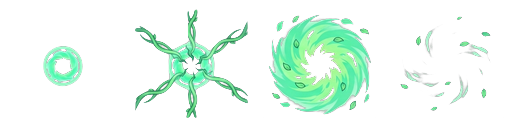
#> input picture flutter_app/assets/images/output/vfx/vfx_skill_c.png, 512 x 128 px, given in place of vfx_skill_c.jpg, which was not available
$ python clean_spritesheet.py -i vfx_skill_c.jpg -o ./output/vfx --frames 4 --name vfx_skill_c
#> lines starting #> are read from the running program, lines starting #| are printed output that depends on the picture; pictures that were not available may be replaced by others from this repository, and a replacement may not be noted
"""
貓咪特工 — Sprite Sheet 清理 & 標準化腳本
==========================================
處理 AI 生成的 JPEG sprite sheet 的兩大問題：
  1. JPEG 沒有透明度 → 偵測棋盤格/白色/灰色背景並轉為透明
  2. 各幀大小不一 → 統一每幀尺寸並等距排列

支援兩種輸出模式：
  - sprite sheet（預設）：輸出一整條水平排列的 PNG（Flutter 直接用）
  - individual：輸出個別幀 PNG

用法：
  # 清理 + 標準化 sprite sheet（4 幀水平排列）
  python clean_spritesheet.py -i vfx_skill_c.jpg -o ./output/vfx --frames 4 --name vfx_skill_c

  # 指定每幀輸出尺寸
  python clean_spritesheet.py -i vfx_skill_c.jpg -o ./output/vfx --frames 4 --size 128 --name vfx_skill_c

  # 輸出個別幀（不合併）
  python clean_spritesheet.py -i vfx_skill_c.jpg -o ./output/vfx --frames 4 --individual --name vfx_skill_c

  # 批量處理資料夾內所有 sprite sheet
  python clean_spritesheet.py -i ./raw_vfx/ -o ./output/vfx --frames 4

  # 預覽偵測結果
  python clean_spritesheet.py -i vfx_skill_c.jpg --frames 4 --preview

  # 處理數字 sprite sheet（2 行排列）
  python clean_spritesheet.py -i damage_numbers.jpg -o ./output/vfx --grid 2x5 --size 48 --name font_damage
"""

import argparse
from pathlib import Path
from PIL import Image, ImageDraw
import numpy as np
from typing import Optional


# ── 背景移除 ───────────────────────────────────────────

# 預設背景色對照表
BG_PRESETS = {
    "green":   (0, 255, 0),      # 綠幕 #00FF00
    "magenta": (255, 0, 255),    # 洋紅 #FF00FF
    "black":   (0, 0, 0),        # 黑底
    "white":   (255, 255, 255),  # 白底
    "blue":    (0, 0, 255),      # 藍幕
    "auto":    None,             # 自動偵測
}


def remove_keyed_bg(img: Image.Image, key_color: tuple[int, int, int],
                    tolerance: int = 50, edge_feather: bool = True) -> Image.Image:
    """
    移除指定色背景（色鍵去背，類似影片綠幕）。
    key_color: (R, G, B) 要移除的背景色
    tolerance: 容差，越大移除範圍越廣
    edge_feather: 是否柔化邊緣
    """
    arr = np.array(img.convert("RGB")).astype(float)
    h, w, _ = arr.shape
    kr, kg, kb = float(key_color[0]), float(key_color[1]), float(key_color[2])

    # 計算每個像素與 key_color 的歐幾里得距離
    dist = np.sqrt(
        (arr[:, :, 0] - kr) ** 2 +
        (arr[:, :, 1] - kg) ** 2 +
        (arr[:, :, 2] - kb) ** 2
    )

    # 距離 → alpha（近=透明，遠=不透明）
    # 使用漸變邊緣而非硬切，讓發光特效的半透明邊緣更自然
    max_dist = tolerance * 1.732  # √3，三通道最大距離

    if edge_feather:
        # 漸變：距離 0~max_dist 對應 alpha 0~255
        alpha = np.clip((dist - max_dist * 0.6) / (max_dist * 0.4) * 255, 0, 255)
    else:
        # 硬切
        alpha = np.where(dist < max_dist, 0, 255)

    alpha = alpha.astype(np.uint8)

    # 特殊處理：黑底去背時保留發光漸層
    if key_color == (0, 0, 0):
        # 黑底模式：用亮度作為 alpha（越亮越不透明）
        brightness = np.max(arr, axis=2)  # 取 RGB 最大值而非平均，保留彩色
        alpha_bright = np.clip(brightness * 1.5, 0, 255).astype(np.uint8)
        # 跟距離法取較大值（兼顧純色區域和漸變區域）
        alpha = np.maximum(alpha, alpha_bright)

    rgba = np.dstack([arr.astype(np.uint8), alpha])
    return Image.fromarray(rgba, "RGBA")


# [25 lines left out: function remove_checker_bg, not called in this run]


def auto_remove_bg(img: Image.Image) -> Image.Image:
    """自動偵測背景類型並移除。"""
    arr = np.array(img.convert("RGB")).astype(float)

    # 取四角 20×20 的平均顏色
    corners = []
    for cy, cx in [(10, 10), (10, -10), (-10, 10), (-10, -10)]:
        patch = arr[cy-5:cy+5, cx-5:cx+5] if cy > 0 and cx > 0 else \
                arr[cy-5:cy+5, cx-5:cx+5] if cy > 0 else arr[cy-5:, cx-5:cx+5]
        corners.append(np.mean(arr[:20, :20], axis=(0, 1)))
        # 簡化：直接取四角
    corner_samples = [
        np.mean(arr[:20, :20], axis=(0, 1)),
        np.mean(arr[:20, -20:], axis=(0, 1)),
        np.mean(arr[-20:, :20], axis=(0, 1)),
        np.mean(arr[-20:, -20:], axis=(0, 1)),
    ]
    avg_color = np.mean(corner_samples, axis=0)
    r, g, b = avg_color

    # 判斷背景類型
    if g > 200 and r < 80 and b < 80:
        print(f"   偵測到綠幕背景")
        return remove_keyed_bg(img, (0, 255, 0))
    elif r > 200 and b > 200 and g < 80:
        print(f"   偵測到洋紅背景")
        return remove_keyed_bg(img, (255, 0, 255))
    elif r < 30 and g < 30 and b < 30:
        print(f"   偵測到黑底背景")
        return remove_keyed_bg(img, (0, 0, 0))
    elif r > 230 and g > 230 and b > 230:
        print(f"   偵測到白底背景")
        return remove_keyed_bg(img, (255, 255, 255))
    else:
        brightness = (r + g + b) / 3
        if brightness < 80:
            print(f"   偵測到深色棋盤格背景")
            return remove_checker_bg(img)
        else:
            print(f"   偵測到淺色棋盤格背景")
            return remove_checker_bg(img)


def get_bg_remover(bg_mode: str):
    """
    根據 --bg 參數回傳對應的去背函式。
    回傳 callable(img) -> img_rgba
    """
    if bg_mode == "auto" or bg_mode is None:
        return auto_remove_bg

    if bg_mode in BG_PRESETS and BG_PRESETS[bg_mode] is not None:
        color = BG_PRESETS[bg_mode]
        return lambda img: remove_keyed_bg(img, color)

    # 嘗試解析 hex color（如 #FF00FF）
    if bg_mode.startswith("#") and len(bg_mode) == 7:
        r = int(bg_mode[1:3], 16)
        g = int(bg_mode[3:5], 16)
        b = int(bg_mode[5:7], 16)
        return lambda img: remove_keyed_bg(img, (r, g, b))

    print(f"⚠️  未知背景模式: {bg_mode}，使用自動偵測")
    return auto_remove_bg


# ── 幀偵測 & 標準化 ───────────────────────────────────

def find_content_bbox(img: Image.Image, threshold: int = 10) -> tuple[int, int, int, int]:
    """找到非透明像素的邊界框"""
    alpha = np.array(img.split()[-1])
    rows = np.any(alpha > threshold, axis=1)
    cols = np.any(alpha > threshold, axis=0)

    if not rows.any() or not cols.any():
        return (0, 0, img.width, img.height)

    top, bottom = np.where(rows)[0][[0, -1]]
    left, right = np.where(cols)[0][[0, -1]]
    return (int(left), int(top), int(right) + 1, int(bottom) + 1)


def extract_frames_grid(img: Image.Image, rows: int, cols: int) -> list[Image.Image]:
    """用 grid 均分方式提取幀"""
    cell_w = img.width // cols
    cell_h = img.height // rows
    frames = []
    for r in range(rows):
        for c in range(cols):
            x1 = c * cell_w
            y1 = r * cell_h
            frame = img.crop((x1, y1, x1 + cell_w, y1 + cell_h))
            frames.append(frame)
    return frames


def normalize_frame(frame: Image.Image, target_size: int, padding_pct: float = 0.05) -> Image.Image:
    """
    標準化單幀：
    1. 偵測內容邊界
    2. 裁切出內容
    3. 等比縮放到 target_size × (1 - padding)
    4. 置中到 target_size × target_size 畫布
    """
    bbox = find_content_bbox(frame)
    content = frame.crop(bbox)

    if content.width == 0 or content.height == 0:
        return Image.new("RGBA", (target_size, target_size), (0, 0, 0, 0))

    inner = int(target_size * (1 - padding_pct * 2))
    content.thumbnail((inner, inner), Image.LANCZOS)

    canvas = Image.new("RGBA", (target_size, target_size), (0, 0, 0, 0))
    ox = (target_size - content.width) // 2
    oy = (target_size - content.height) // 2
    canvas.paste(content, (ox, oy), content)
    return canvas


def assemble_spritesheet(frames: list[Image.Image]) -> Image.Image:
    """把多幀水平拼接成一條 sprite sheet"""
    if not frames:
        return Image.new("RGBA", (1, 1), (0, 0, 0, 0))

    frame_w = frames[0].width
    frame_h = frames[0].height
    sheet = Image.new("RGBA", (frame_w * len(frames), frame_h), (0, 0, 0, 0))

    for i, frame in enumerate(frames):
        sheet.paste(frame, (i * frame_w, 0), frame)

    return sheet


# ── 預覽 ───────────────────────────────────────────────

# [32 lines left out: function preview_frames, not called in this run]


# ── 主流程 ─────────────────────────────────────────────

def process_single(input_path: str, output_dir: str,
                   rows: int, cols: int, frame_size: int,
                   output_name: str, bg_mode: str = "auto",
                   individual: bool = False, do_preview: bool = False):
    """處理單張 sprite sheet"""
    img = Image.open(input_path)
    name = output_name or Path(input_path).stem
    remove_bg = get_bg_remover(bg_mode)

    print(f"📂 輸入：{input_path} ({img.width}×{img.height})")
    print(f"   格式：{img.mode}, grid: {rows}×{cols}, 每幀目標: {frame_size}px, 去背: {bg_mode}")

    output_path = Path(output_dir)

    # 預覽模式
    if do_preview:
        img_clean = remove_bg(img)
        preview_frames(img_clean, rows, cols, output_path)
        return

    # Step 1: 去背
    img_clean = remove_bg(img)
    print(f"🎨 背景移除完成")

    # Step 2: 提取幀
    frames = extract_frames_grid(img_clean, rows, cols)
    print(f"✂️  提取 {len(frames)} 幀")

    # Step 3: 標準化每幀
    normalized = [normalize_frame(f, frame_size) for f in frames]
    print(f"📐 標準化完成 → 每幀 {frame_size}×{frame_size}")

    # Step 4: 輸出
    output_path.mkdir(parents=True, exist_ok=True)

    if individual:
        for i, frame in enumerate(normalized):
            out_file = output_path / f"{name}_f{i+1}.png"
            frame.save(out_file, "PNG", optimize=True)
            print(f"  ✅ {out_file.name}")
    else:
        sheet = assemble_spritesheet(normalized)
        out_file = output_path / f"{name}.png"
        sheet.save(out_file, "PNG", optimize=True)
        print(f"  ✅ {out_file.name} ({sheet.width}×{sheet.height})")

    print(f"\n🎉 完成！")


# [19 lines left out: function process_batch, not called in this run]


def main():
    parser = argparse.ArgumentParser(
        description="貓咪特工 — Sprite Sheet 清理 & 標準化（支援 Flux JPEG 去背）",
        formatter_class=argparse.RawDescriptionHelpFormatter,
        epilog="""
範例：
  # 綠幕去背 + 4 幀 sprite sheet
  python clean_spritesheet.py -i vfx_skill_a.jpg -o ./vfx --frames 4 --bg green --name vfx_skill_a

  # 洋紅去背（綠色系特效用）
  python clean_spritesheet.py -i vfx_skill_c.jpg -o ./vfx --frames 4 --bg magenta --name vfx_skill_c

  # 黑底去背（發光體用，保留漸層）
  python clean_spritesheet.py -i vfx_orbs.jpg -o ./vfx --frames 5 --bg black --size 16 --name vfx_orbs

  # 自訂 hex 色去背
  python clean_spritesheet.py -i xxx.jpg --frames 4 --bg "#FF8800"

  # 自動偵測背景色
  python clean_spritesheet.py -i vfx.jpg --frames 4 --bg auto

  # 預覽裁切框
  python clean_spritesheet.py -i vfx.jpg --frames 4 --bg green --preview

背景色預設值：
  green    = #00FF00（綠幕，最常用）
  magenta  = #FF00FF（洋紅，綠色特效用）
  black    = #000000（黑底，發光體用）
  white    = #FFFFFF（白底）
  blue     = #0000FF（藍幕）
  auto     = 自動偵測（預設）
        """)

    parser.add_argument("-i", "--input", required=True,
                        help="輸入圖片路徑或資料夾（批量模式）")
    parser.add_argument("-o", "--output", default="./output/vfx",
                        help="輸出資料夾 (預設: ./output/vfx)")
    parser.add_argument("--frames", type=int, default=None,
                        help="水平幀數（簡寫，等同 --grid 1xN）")
    parser.add_argument("--grid", default=None,
                        help="Grid 排列：ROWSxCOLS (例: 1x4, 2x5)")
    parser.add_argument("--size", type=int, default=128,
                        help="每幀輸出尺寸 (預設: 128)")
    parser.add_argument("--bg", default="auto",
                        help="背景色模式：green / magenta / black / white / auto / #HEX (預設: auto)")
    parser.add_argument("--name", default=None,
                        help="輸出檔名（不含副檔名）")
    parser.add_argument("--individual", action="store_true",
                        help="輸出個別幀而非合併 sprite sheet")
    parser.add_argument("--preview", action="store_true",
                        help="預覽模式")

    args = parser.parse_args()

    # 解析 grid
    if args.frames:
        rows, cols = 1, args.frames
    elif args.grid:
        parts = args.grid.lower().split("x")
        rows, cols = int(parts[0]), int(parts[1])
    else:
        print("⚠️  請指定 --frames N 或 --grid ROWSxCOLS")
        return

    # 判斷是單檔還是資料夾
    input_path = Path(args.input)
    if input_path.is_dir():
        process_batch(str(input_path), args.output, rows, cols, args.size,
                      bg_mode=args.bg, individual=args.individual)
    else:
        process_single(args.input, args.output, rows, cols, args.size,
                       args.name, bg_mode=args.bg,
                       individual=args.individual, do_preview=args.preview)
#> in process_single, img is the input picture: PIL image 512x128 RGBA; mean R, G, B, A 20.7, 39, 28.4, 41.2
#| 📂 輸入：vfx_skill_c.jpg (512×128)
#|    格式：RGBA, grid: 1×4, 每幀目標: 128px, 去背: auto
#> in auto_remove_bg, `arr = np.array(img.convert("RGB")).astype(float)`:
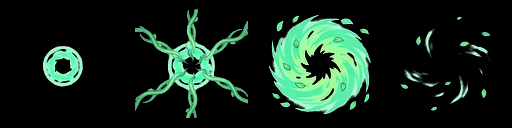
#> arr: shape (128, 512, 3) float64; mean R, G, B 20.7, 39, 28.4
#> after the loop in auto_remove_bg, `for cy, cx in [(10, 10), (10, -10), (-10, 10), (-10, -10)]:`: corners = [[0, 0, 0], [0, 0, 0], [0, 0, 0], [0, 0, 0]]
#> in auto_remove_bg, `avg_color = np.mean(corner_samples, axis=0)`: avg_color = [0, 0, 0]
#> in auto_remove_bg, `r, g, b = avg_color`: r = 0
#> in remove_keyed_bg, `rgba = np.dstack([arr.astype(np.uint8), alpha])`:
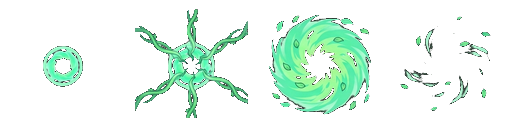
#> rgba: shape (128, 512, 4); mean R, G, B, A 20.7, 39, 28.4, 46.6; transparent parts drawn white
#> after the loop in extract_frames_grid, `for r in range(rows):`: frames = 4 items
#| ✂️  提取 4 幀
#> in find_content_bbox, `top, bottom = np.where(rows)[0][[0, -1]]`: top = 46; bottom = 86
#> in find_content_bbox, `left, right = np.where(cols)[0][[0, -1]]`: left = 43; right = 82
#> in normalize_frame, `bbox = find_content_bbox(frame)`: bbox = (43, 46, 83, 87)
#> in normalize_frame, `canvas = Image.new("RGBA", (target_size, target_size), (0, 0, 0, 0))`: canvas: PIL image 128x128 RGBA; every value is 0
#> call 3 of find_content_bbox, with threshold = 10
#> in find_content_bbox (call 3), `alpha = np.array(img.split()[-1])`:
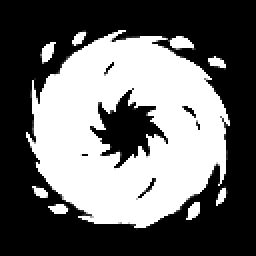
#> alpha: shape (128, 128) (shown 2 times larger); min 0, max 255, mean 105.5
#> in find_content_bbox (call 3), `top, bottom = np.where(rows)[0][[0, -1]]`: top = 15; bottom = 114
#> in find_content_bbox (call 3), `left, right = np.where(cols)[0][[0, -1]]`: left = 13; right = 114
#> call 4 of normalize_frame, with target_size = 128, padding_pct = 0.05
#> call 4 of find_content_bbox, with threshold = 10
#> in find_content_bbox (call 4), `alpha = np.array(img.split()[-1])`:
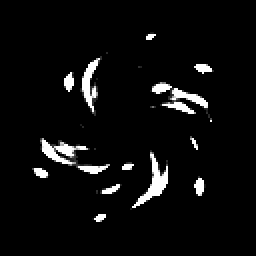
#> alpha: shape (128, 128) (shown 2 times larger); min 0, max 255, mean 12.4
#> in find_content_bbox (call 4), `top, bottom = np.where(rows)[0][[0, -1]]`: top = 16; bottom = 110
#> in find_content_bbox (call 4), `left, right = np.where(cols)[0][[0, -1]]`: left = 16; right = 106
#> in normalize_frame (call 4), `bbox = find_content_bbox(frame)`: bbox = (16, 16, 107, 111)
#> in normalize_frame (call 4), `content = frame.crop(bbox)`:
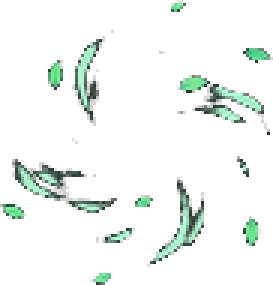
#> content: PIL image 91x95 RGBA (shown 3 times larger); mean R, G, B, A 10, 14.9, 12.1, 23.4; transparent parts drawn white
#> in normalize_frame (call 4), `canvas.paste(content, (ox, oy), content)`:
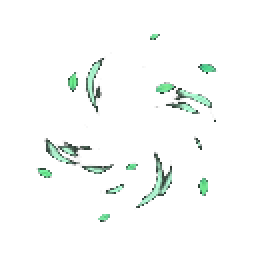
#> canvas: PIL image 128x128 RGBA (shown 2 times larger); mean R, G, B, A 5, 7.5, 6, 11.6; transparent parts drawn white
#> in process_single, `normalized = [normalize_frame(f, frame_size) for f in frames]`: normalized = 4 items
#> in assemble_spritesheet, `sheet = Image.new("RGBA", (frame_w * len(frames), frame_h), (0, 0, 0, ..`: sheet: PIL image 512x128 RGBA; every value is 0
#> the loop in assemble_spritesheet, `for i, frame in enumerate(frames):` made 4 passes
#> after the loop in assemble_spritesheet, `for i, frame in enumerate(frames):`:
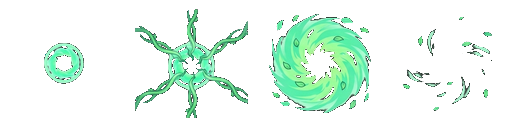
#> sheet: PIL image 512x128 RGBA; mean R, G, B, A 20.4, 38.6, 28.1, 45.8; transparent parts drawn white
#|   ✅ vfx_skill_c.png (512×128)


if __name__ == "__main__":
    main()
